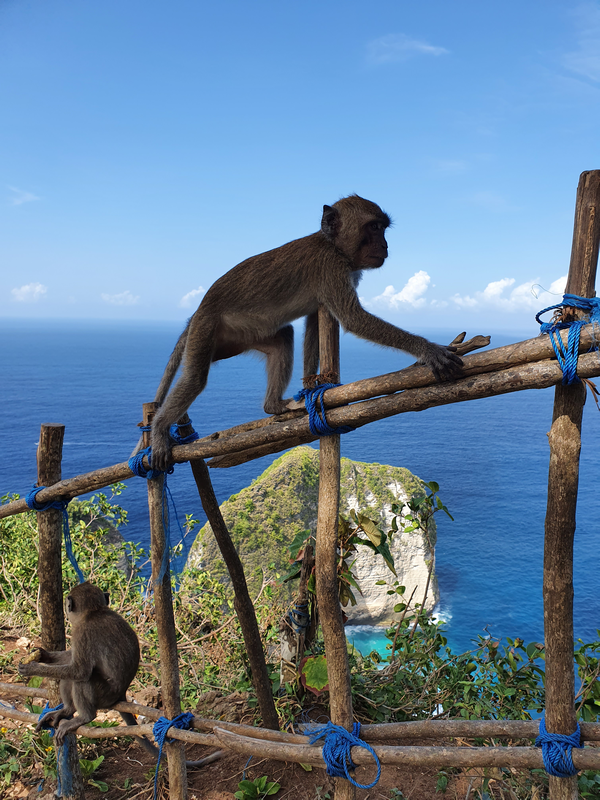
#> input picture ex6/data/NusaPenida.png, 600 x 800 px
$ jupyter execute ex6_2.ipynb
#> lines starting #> are read from the running program, lines starting #| are printed output that depends on the picture
[cell 1]
import matplotlib.pyplot as plt
import math
from skimage.transform import rotate
from skimage.transform import EuclideanTransform
from skimage.transform import SimilarityTransform
from skimage.transform import warp
from skimage.transform import swirl
from skimage import io

[cell 2]
# Utility function

def show_comparison(original, transformed, transformed_name):
    fig, (ax1, ax2) = plt.subplots(ncols=2, figsize=(8, 4), sharex=True,
                                   sharey=True)
    ax1.imshow(original)
    ax1.set_title('Original')
    ax1.axis('off')
    ax2.imshow(transformed)
    ax2.set_title(transformed_name)
    ax2.axis('off')
    io.show()

[cell 3]
# Read image
im_org = io.imread('data/NusaPenida.png')
#> im_org is the input picture: shape (800, 600, 3); mean R, G, B 102, 126.7, 148.3

[cell 4]
# Euclidian transformation
# angle in radians - counter clockwise
rotation_angle = 10.0 * math.pi / 180.
trans = [10, 20]
tform = EuclideanTransform(rotation=rotation_angle, translation=trans)
print(tform.params)

[cell 5]
# Apply transformation with warp
trans_im = warp(im_org, tform)
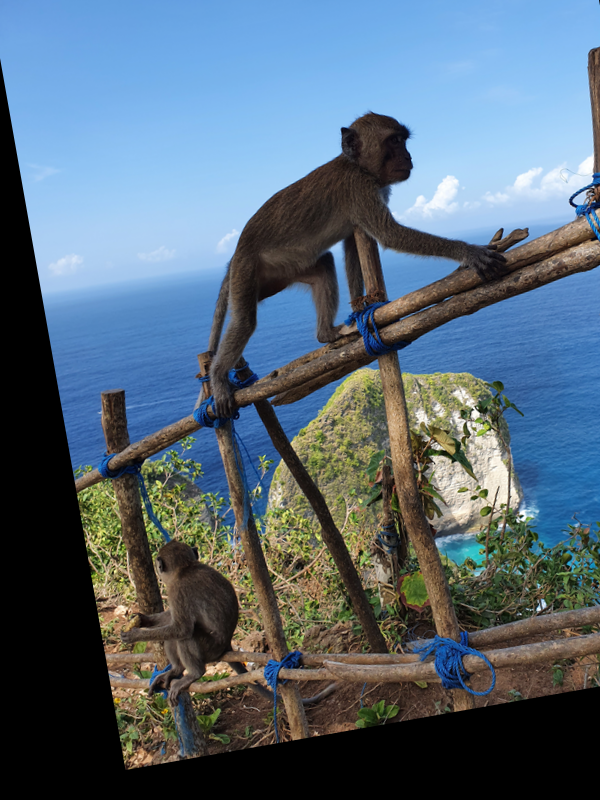
#> trans_im: shape (800, 600, 3) float64; mean R, G, B 0.341, 0.413, 0.471
# Show original and transformed image
show_comparison(im_org, trans_im, "Transformed image")
#> in show_comparison, `io.show()`:
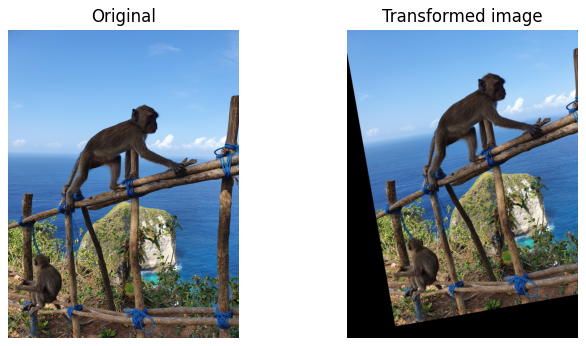
#> figure drawn by matplotlib, 2 panels

[cell 6]
# Inverse transformation
tform_inv = tform.inverse
trans_im_inv = warp(im_org, tform_inv)
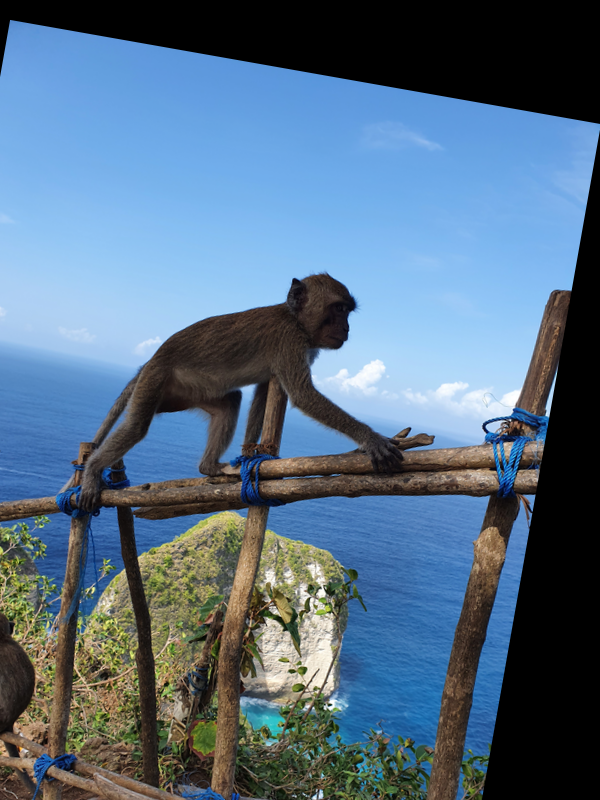
#> trans_im_inv: shape (800, 600, 3) float64; mean R, G, B 0.338, 0.433, 0.52
# Show original and transformed image
show_comparison(im_org, trans_im_inv, "Inverse transformed image")
#> call 2 of show_comparison, with transformed_name = 'Inverse transformed image'
#> in show_comparison (call 2), `io.show()`:
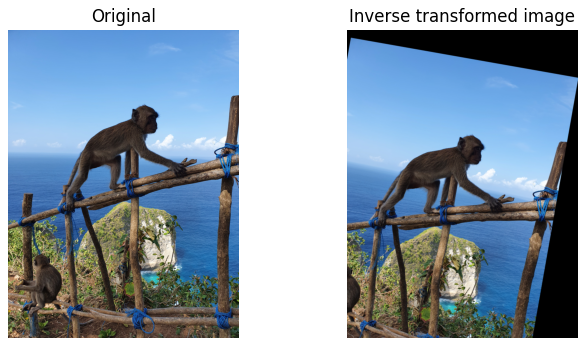
#> figure drawn by matplotlib, 2 panels

[cell 7]
# Inverse transformation with only rotation
rotation_angle = 20.0 * math.pi / 180.
tform = EuclideanTransform(rotation=rotation_angle)

trans_im = warp(im_org, tform)
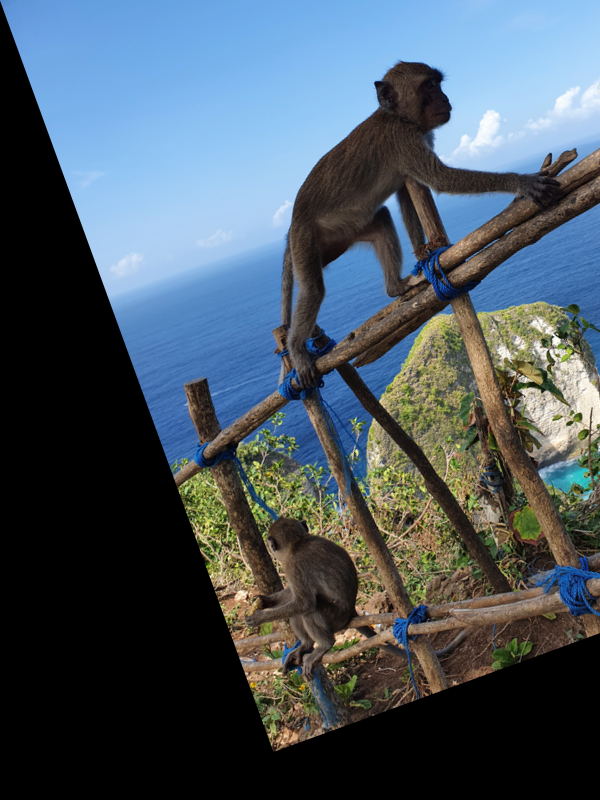
#> trans_im: shape (800, 600, 3) float64; mean R, G, B 0.288, 0.34, 0.381
trans_im_inv = warp(im_org, tform.inverse)
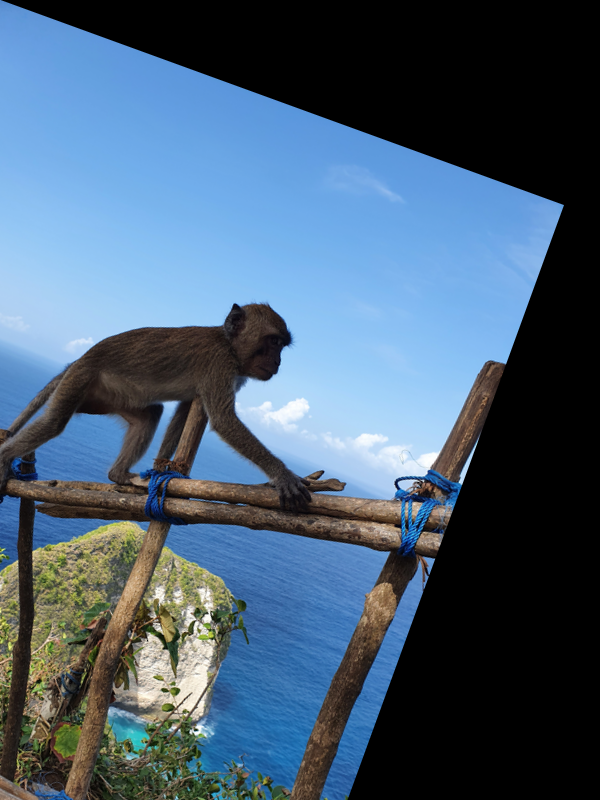
#> trans_im_inv: shape (800, 600, 3) float64; mean R, G, B 0.282, 0.369, 0.45

# Show original and transformed image
show_comparison(im_org, trans_im, "Transformed image")
show_comparison(im_org, trans_im_inv, "Inverse transformed image")

[cell 8]
tform = SimilarityTransform(scale=0.6, rotation=15*math.pi/180, translation=(40, 30))

im_trans = warp(im_org, tform.inverse)
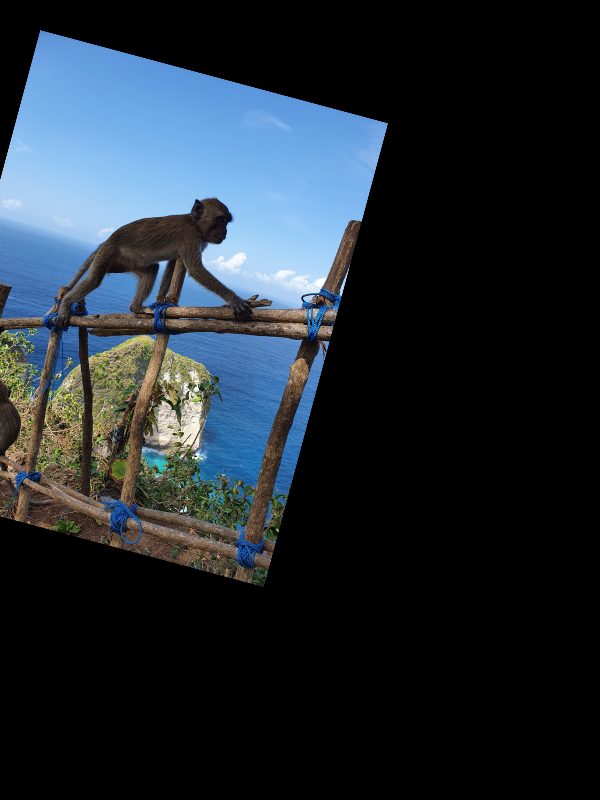
#> im_trans: shape (800, 600, 3) float64; mean R, G, B 0.133, 0.168, 0.2
show_comparison(im_org, im_trans, "Transformed image")

[cell 9]
# Swirl transformation
str = 10 # strength
rad = 300 # radius
swirl_img = swirl(im_org, strength=str, radius=rad)
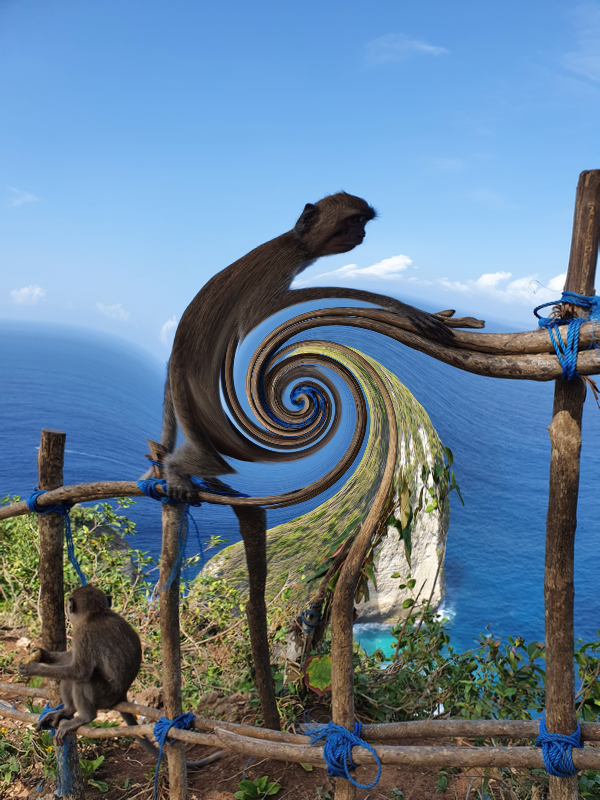
#> swirl_img: shape (800, 600, 3) float64; mean R, G, B 0.4, 0.497, 0.582

show_comparison(im_org, swirl_img, "Swirl image")

[cell 10]
# Swirl transformation with different center
str = 10 # strength
rad = 300 # radius
c = [500, 400] # center
swirl_img = swirl(im_org, strength=str, radius=rad, center=c)
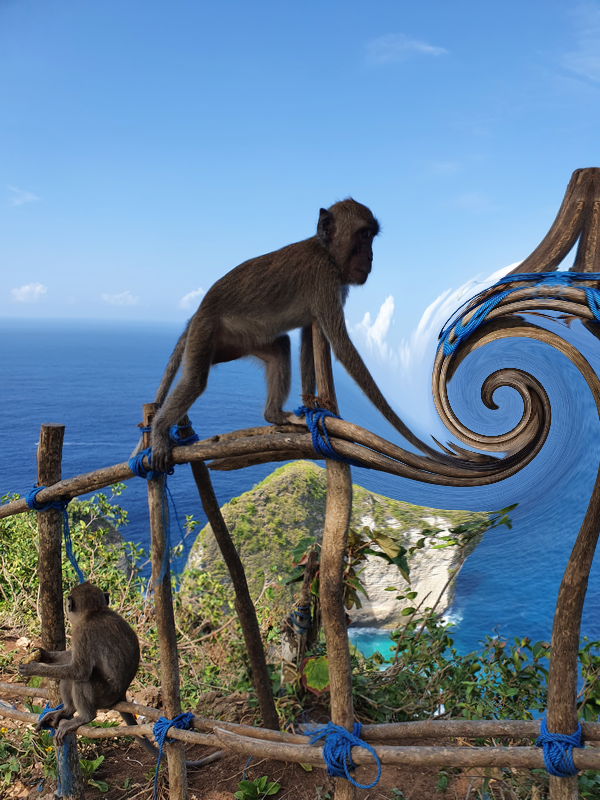
#> swirl_img: shape (800, 600, 3) float64; mean R, G, B 0.401, 0.497, 0.581

show_comparison(im_org, swirl_img, "Swirl image")

$ run again, with ex6/data/Hand1.jpg saved as ex6/data/NusaPenida.png
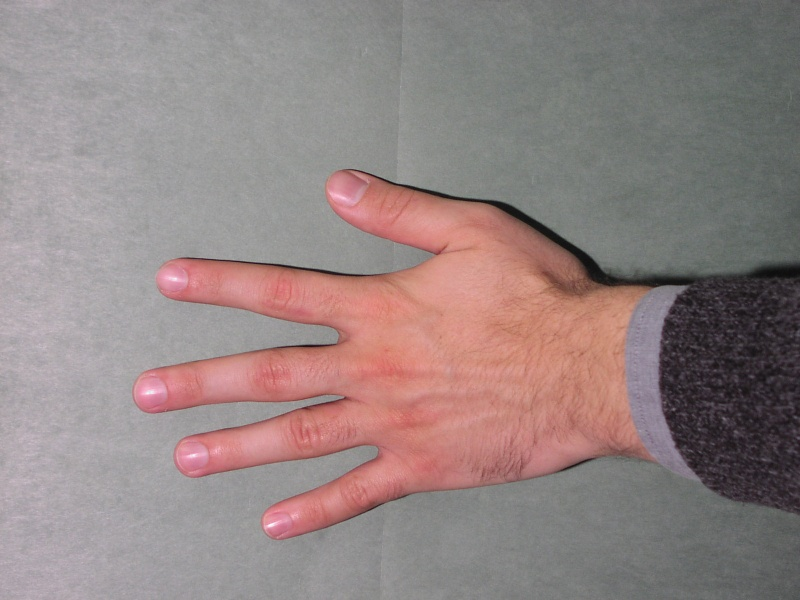
#> input picture ex6/data/Hand1.jpg, 800 x 600 px
#> im_org is the input picture: shape (600, 800, 3); mean R, G, B 147.3, 132, 130.8
#> `im_trans = warp(im_org, tform.inverse)`:
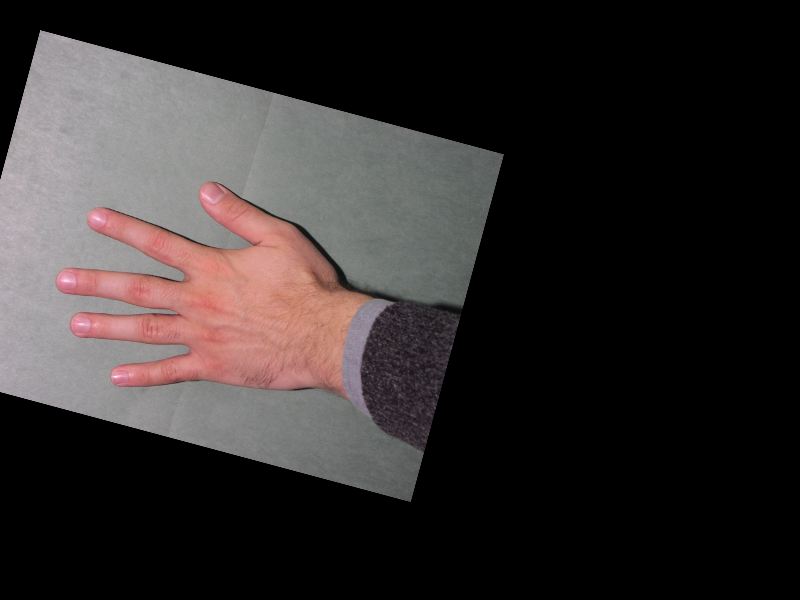
#> im_trans: shape (600, 800, 3) float64; mean R, G, B 0.2, 0.179, 0.177
#> `swirl_img = swirl(im_org, strength=str, radius=rad, center=c)`:
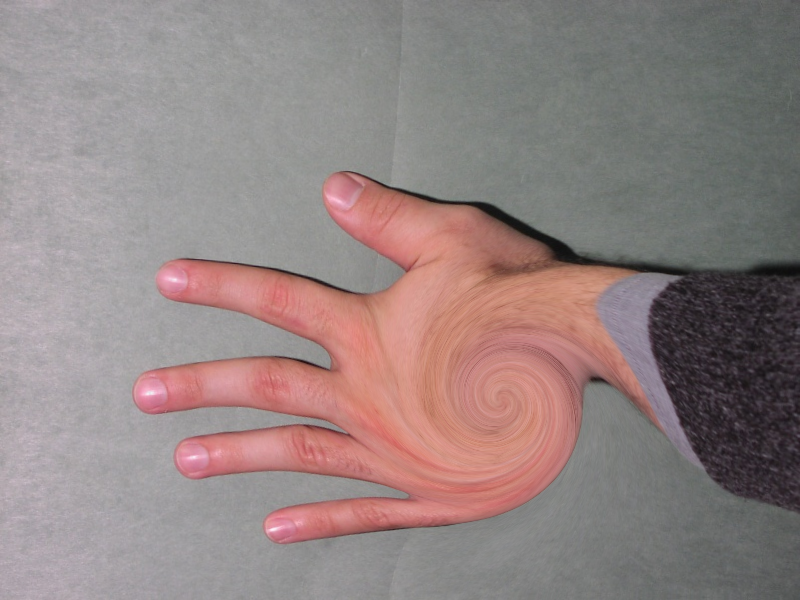
#> swirl_img: shape (600, 800, 3) float64; mean R, G, B 0.577, 0.517, 0.513
